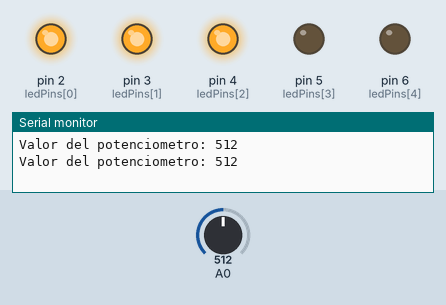
This sketch was run on a simulated Arduino Uno, built with avr-gcc and run on an emulated ATmega328P. On the bench: output pins drawn as LEDs (lit = HIGH), the last lines printed to the serial monitor. The inputs (shaded band) are chosen by the test bench; at power-on: A0 = 512.

Above: at 1.8 s.
1.9 s: A0 set to 597
3.4 s: A0 set to 632
At 5.2 s:
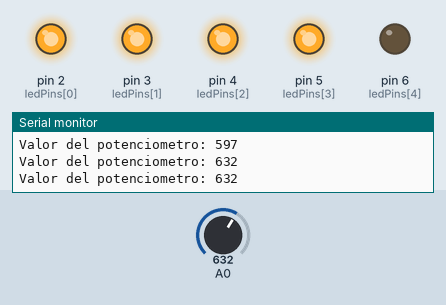
5.5 s: A0 set to 803
7.2 s: A0 set to 834
At 8.5 s:
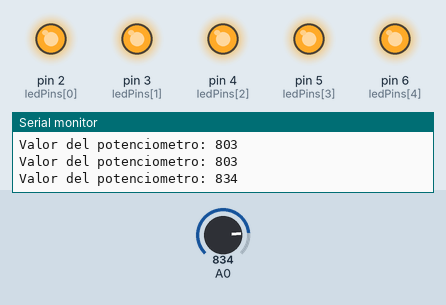
9.5 s: A0 set to 306
At 11.2 s:
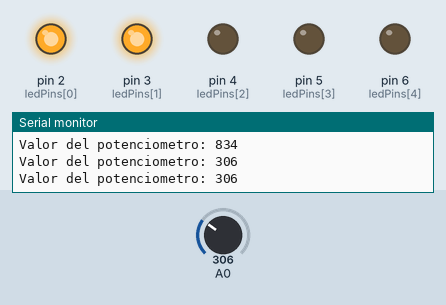
11.5 s: A0 set to 395
13.2 s: A0 set to 427
At 14.3 s:
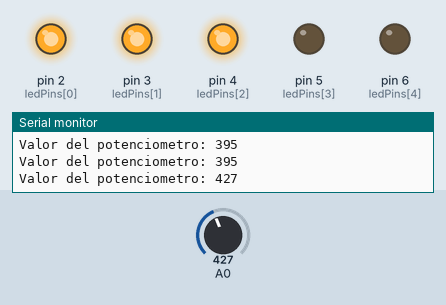
Timing chart, 0 to 16.2 s (numbered marks = the images above; inputs shaded):
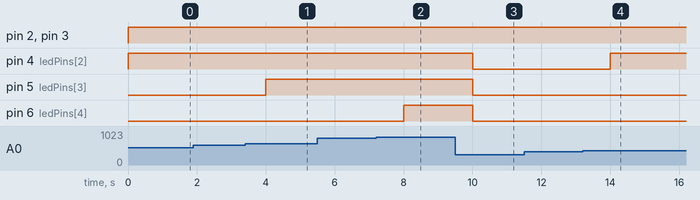

Measured:
- the behaviour switches between 615 and 616 on A0 (found by bisection; images 0 and 1)
- the behaviour switches between 820 and 821 on A0 (found by bisection; images 1 and 2)
- the behaviour switches between 410 and 411 on A0 (found by bisection; images 3 and 4)
- after the input at 3.4 s, pin 5 (ledPins[3]): LOW → HIGH after 0.60 s
- after the input at 7.2 s, pin 6 (ledPins[4]): LOW → HIGH after 0.80 s
- after the input at 9.5 s, pin 4 (ledPins[2]), pin 5 (ledPins[3]), pin 6 (ledPins[4]): HIGH → LOW after 0.51 s
- after the input at 13.2 s, pin 4 (ledPins[2]): LOW → HIGH after 0.81 s

The sketch:

E3_Simulacion_de_un_Vumetro.ino
```cpp
int ledPins[] = {2, 3, 4, 5, 6};
int valor;

void setup() {
  Serial.begin(9600);
  for (int i = 0; i < 5; i++) {
    pinMode(ledPins[i], OUTPUT);
  }
}

void loop() {
  valor = analogRead(A0);
  Serial.println("Valor del potenciometro: " + String(valor));

  for (int i = 0; i < 5; i++) {
    if (valor > (i * 205)) {
      digitalWrite(ledPins[i], HIGH);
    } else {
      digitalWrite(ledPins[i], LOW);
    }
  }

  // Esperar 1 segundo
  delay(1000);
}
```
